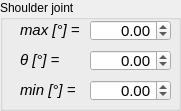
   <widget class="QGroupBox" name="ShoulderJointGroupBox">
    <property name="geometry">
     <rect>
      <x>190</x>
      <y>350</y>
      <width>181</width>
      <height>111</height>
     </rect>
    </property>
    <property name="title">
     <string>Shoulder joint</string>
    </property>
    <widget class="QDoubleSpinBox" name="JointShoulderCrtSpinBox">
     <property name="geometry">
      <rect>
       <x>90</x>
       <y>50</y>
       <width>81</width>
       <height>21</height>
      </rect>
     </property>
     <property name="font">
      <font>
       <pointsize>11</pointsize>
      </font>
     </property>
     <property name="alignment">
      <set>Qt::AlignmentFlag::AlignRight|Qt::AlignmentFlag::AlignTrailing|Qt::AlignmentFlag::AlignVCenter</set>
     </property>
     <property name="decimals">
      <number>2</number>
     </property>
     <property name="minimum">
      <double>-180.000000000000000</double>
     </property>
     <property name="maximum">
      <double>180.000000000000000</double>
     </property>
     <property name="singleStep">
      <double>1.000000000000000</double>
     </property>
    </widget>
    <widget class="QLabel" name="JointShoulderCrtLabel">
     <property name="geometry">
      <rect>
       <x>20</x>
       <y>50</y>
       <width>61</width>
       <height>21</height>
      </rect>
     </property>
     <property name="font">
      <font>
       <pointsize>11</pointsize>
       <italic>true</italic>
      </font>
     </property>
     <property name="text">
      <string>&lt;html&gt;&lt;head/&gt;&lt;body&gt;&lt;p&gt;θ [°] =&lt;/p&gt;&lt;/body&gt;&lt;/html&gt;</string>
     </property>
    </widget>
    <widget class="QLabel" name="JointShoulderMaxLabel">
     <property name="geometry">
      <rect>
       <x>20</x>
       <y>20</y>
       <width>61</width>
       <height>21</height>
      </rect>
     </property>
     <property name="font">
      <font>
       <pointsize>11</pointsize>
       <italic>true</italic>
      </font>
     </property>
     <property name="text">
      <string>&lt;html&gt;&lt;head/&gt;&lt;body&gt;&lt;p&gt;max [°] =&lt;/p&gt;&lt;/body&gt;&lt;/html&gt;</string>
     </property>
    </widget>
    <widget class="QLabel" name="JointShoulderMinLabel">
     <property name="geometry">
      <rect>
       <x>20</x>
       <y>80</y>
       <width>61</width>
       <height>21</height>
      </rect>
     </property>
     <property name="font">
      <font>
       <pointsize>11</pointsize>
       <italic>true</italic>
      </font>
     </property>
     <property name="text">
      <string>&lt;html&gt;&lt;head/&gt;&lt;body&gt;&lt;p&gt;min [°] =&lt;/p&gt;&lt;/body&gt;&lt;/html&gt;</string>
     </property>
    </widget>
    <widget class="QDoubleSpinBox" name="JointShoulderMinSpinBox">
     <property name="geometry">
      <rect>
       <x>90</x>
       <y>80</y>
       <width>81</width>
       <height>21</height>
      </rect>
     </property>
     <property name="font">
      <font>
       <pointsize>11</pointsize>
      </font>
     </property>
     <property name="alignment">
      <set>Qt::AlignmentFlag::AlignRight|Qt::AlignmentFlag::AlignTrailing|Qt::AlignmentFlag::AlignVCenter</set>
     </property>
     <property name="decimals">
      <number>2</number>
     </property>
     <property name="minimum">
      <double>-180.000000000000000</double>
     </property>
     <property name="maximum">
      <double>180.000000000000000</double>
     </property>
     <property name="singleStep">
      <double>1.000000000000000</double>
     </property>
    </widget>
    <widget class="QDoubleSpinBox" name="JointShoulderMaxSpinBox">
     <property name="geometry">
      <rect>
       <x>90</x>
       <y>20</y>
       <width>81</width>
       <height>21</height>
      </rect>
     </property>
     <property name="font">
      <font>
       <pointsize>11</pointsize>
      </font>
     </property>
     <property name="alignment">
      <set>Qt::AlignmentFlag::AlignRight|Qt::AlignmentFlag::AlignTrailing|Qt::AlignmentFlag::AlignVCenter</set>
     </property>
     <property name="decimals">
      <number>2</number>
     </property>
     <property name="minimum">
      <double>-180.000000000000000</double>
     </property>
     <property name="maximum">
      <double>180.000000000000000</double>
     </property>
     <property name="singleStep">
      <double>1.000000000000000</double>
     </property>
    </widget>
   </widget>
